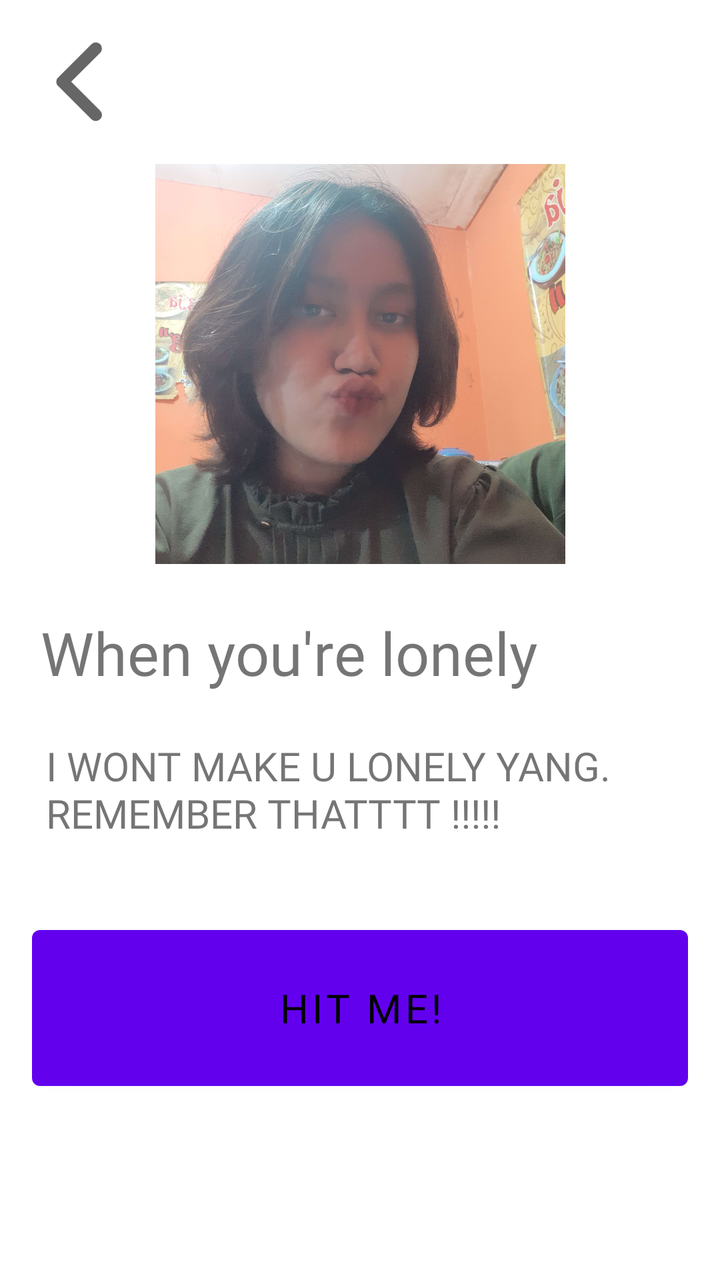
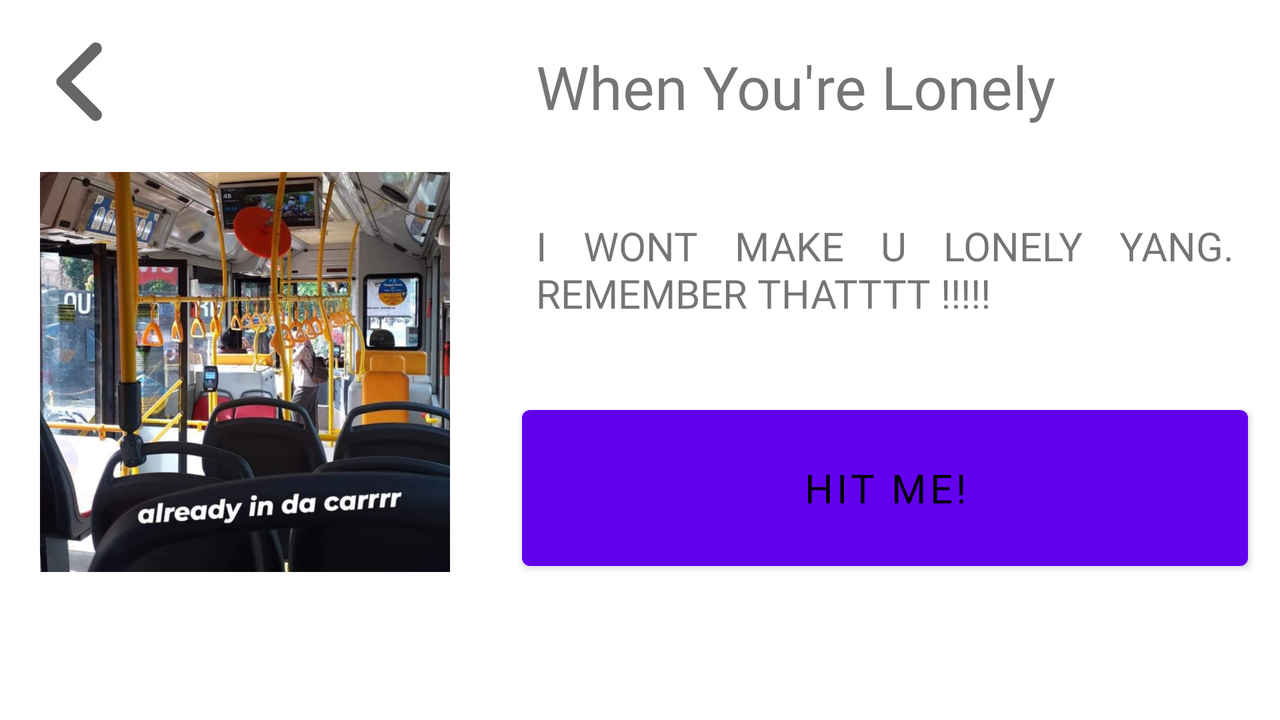

First picture: res/layout/ on a phone held upright. Second picture: the repository's own variant of that layout, on a device whose configuration matches the variant's folder. Source for both follows.
<!-- AndroidManifest.xml: application theme Theme.BirdDay -->
<!-- res/layout/activity_when_lonely.xml -->
<?xml version="1.0" encoding="utf-8"?>
<androidx.constraintlayout.widget.ConstraintLayout xmlns:android="http://schemas.android.com/apk/res/android"
    xmlns:app="http://schemas.android.com/apk/res-auto"
    xmlns:tools="http://schemas.android.com/tools"
    android:layout_width="match_parent"
    android:layout_height="match_parent"
    tools:context=".WhenLonely">

    <ImageView
        android:id="@+id/imageView3"
        android:layout_width="205dp"
        android:layout_height="200dp"
        android:layout_marginTop="16dp"
        android:scaleType="centerCrop"
        app:layout_constraintEnd_toEndOf="parent"
        app:layout_constraintStart_toStartOf="parent"
        app:layout_constraintTop_toBottomOf="@+id/imageView4"
        android:transitionName="when3"
        app:srcCompat="@drawable/ayang1" />

    <ImageButton
        android:id="@+id/imageView4"
        android:layout_width="50dp"
        android:layout_height="50dp"
        android:layout_marginStart="16dp"
        android:layout_marginTop="16dp"
        android:onClick="backToMain"
        android:backgroundTint="@color/transparent"
        app:layout_constraintStart_toStartOf="parent"
        app:layout_constraintTop_toTopOf="parent"
        app:srcCompat="@drawable/chevron_left" />

    <TextView
        android:id="@+id/textView"
        android:layout_width="wrap_content"
        android:layout_height="wrap_content"
        android:layout_marginStart="16dp"
        android:layout_marginTop="24dp"
        android:fontFamily="@font/raleway_extrabold"
        android:text="When you're lonely"
        android:textSize="30sp"
        app:layout_constraintEnd_toEndOf="parent"
        app:layout_constraintHorizontal_bias="0.045"
        app:layout_constraintStart_toStartOf="parent"
        app:layout_constraintTop_toBottomOf="@+id/imageView3" />

    <LinearLayout
        android:id="@+id/linearLayout"
        android:layout_width="match_parent"
        android:layout_height="0dp"
        android:orientation="vertical"
        app:layout_constraintBottom_toBottomOf="parent"
        app:layout_constraintTop_toBottomOf="@id/textView">

        <ScrollView
            android:layout_width="match_parent"
            android:layout_height="wrap_content"
            android:scrollbars="none"
            app:layout_constraintEnd_toEndOf="parent"
            app:layout_constraintStart_toStartOf="parent"
            app:layout_constraintTop_toBottomOf="@id/linearLayout">

            <LinearLayout
                android:layout_width="match_parent"
                android:layout_height="match_parent"
                android:orientation="vertical">

                <TextView
                    android:layout_width="match_parent"
                    android:layout_height="match_parent"
                    android:fontFamily="@font/raleway_extrabold"
                    android:padding="23dp"
                    android:text="I WONT MAKE U LONELY YANG. REMEMBER THATTTT !!!!!"
                    android:textSize="20sp">

                </TextView>

                <Button
                    android:id="@+id/lonelyButton"
                    android:layout_width="match_parent"
                    android:layout_height="90dp"
                    android:layout_margin="16dp"
                    android:text="HIT ME!"
                    android:textColor="@color/black"
                    android:fontFamily="@font/raleway_extrabold"
                    android:textSize="20sp">
                </Button>


            </LinearLayout>

        </ScrollView>

    </LinearLayout>



</androidx.constraintlayout.widget.ConstraintLayout>
<!-- resources referenced by this layout -->
<resources>
  <color name="black">#FF000000</color>
  <color name="transparent">#00000000</color>
  <!-- drawable ayang1: jpg bitmap (drawable, 405879 bytes) -->
  <!-- drawable chevron_left (drawable) -->
  <?xml version="1.0" encoding="utf-8"?>
  <vector xmlns:android="http://schemas.android.com/apk/res/android"
      android:width="80dp"
      android:height="80dp"
      android:viewportWidth="960"
      android:viewportHeight="960"
      android:tint="?attr/colorControlNormal">
      <path
          android:fillColor="@android:color/white"
          android:pathData="M536,703L337,504Q331,499 328.5,492.5Q326,486 326,478Q326,471 328.5,464.5Q331,458 337,453L537,253Q548,242 562.5,242Q577,242 589,253Q600,264 599.5,279.5Q599,295 588,306L415,478L589,652Q600,663 600,677.5Q600,692 589,703Q577,714 562,714Q547,714 536,703Z"/>
  </vector>
  <style name="Theme.BirdDay" parent="Base.Theme.BirdDay" />
  <style name="Base.Theme.BirdDay" parent="Theme.MaterialComponents.DayNight.NoActionBar">
          <item name="android:statusBarColor">#FF191414</item>
          
          
      </style>
</resources>
<!-- res/layout-land/activity_when_lonely.xml (the repository's variant of the layout above) -->
<!-- drawn on the phone turned sideways -->
<?xml version="1.0" encoding="utf-8"?>
<androidx.constraintlayout.widget.ConstraintLayout xmlns:android="http://schemas.android.com/apk/res/android"
    xmlns:app="http://schemas.android.com/apk/res-auto"
    xmlns:tools="http://schemas.android.com/tools"
    android:layout_width="match_parent"
    android:layout_height="match_parent"
    tools:context=".WhenLonely">

    <LinearLayout
        android:layout_width="match_parent"
        android:layout_height="match_parent"
        android:orientation="horizontal"
        app:layout_constraintBottom_toBottomOf="parent"
        app:layout_constraintStart_toStartOf="parent"
        app:layout_constraintTop_toTopOf="parent">


        <LinearLayout
            android:layout_width="wrap_content"
            android:layout_height="match_parent"
            android:orientation="vertical">

            <ImageButton
                android:id="@+id/imageView4"
                android:layout_width="50dp"
                android:layout_height="50dp"
                android:layout_marginStart="16dp"
                android:layout_marginTop="16dp"
                android:onClick="backToMain"
                android:backgroundTint="@color/transparent"
                app:layout_constraintStart_toStartOf="parent"
                app:layout_constraintTop_toTopOf="parent"
                app:srcCompat="@drawable/chevron_left" />

            <ImageView
                android:id="@+id/imageView3"
                android:layout_width="205dp"
                android:layout_height="200dp"
                android:layout_margin="20dp"
                android:scaleType="centerCrop"
                app:layout_constraintEnd_toEndOf="parent"
                app:layout_constraintStart_toStartOf="parent"
                app:layout_constraintTop_toBottomOf="@+id/imageView4"
                android:transitionName="when3"
                app:srcCompat="@drawable/when_lonely" />

        </LinearLayout>

        <LinearLayout
            android:layout_width="match_parent"
            android:layout_height="wrap_content"
            android:orientation="vertical">

            <TextView
                android:id="@+id/textView"
                android:layout_width="match_parent"
                android:layout_height="wrap_content"
                android:padding="23dp"
                android:fontFamily="@font/raleway_extrabold"
                android:text="When You're Lonely"
                android:textSize="30sp"
                app:layout_constraintEnd_toEndOf="parent"
                app:layout_constraintHorizontal_bias="0.045"
                app:layout_constraintStart_toStartOf="parent"
                app:layout_constraintTop_toBottomOf="@+id/imageView3" />


            <ScrollView
                android:layout_width="match_parent"
                android:layout_height="match_parent"
                android:scrollbars="none"
                app:layout_constraintEnd_toEndOf="parent"
                app:layout_constraintStart_toStartOf="parent"
                app:layout_constraintTop_toBottomOf="@id/linearLayout">

                <LinearLayout
                    android:layout_width="match_parent"
                    android:layout_height="match_parent"
                    android:orientation="vertical">

                    <TextView
                        android:layout_width="match_parent"
                        android:layout_height="wrap_content"
                        android:fontFamily="@font/raleway_extrabold"
                        android:justificationMode="inter_word"
                        android:padding="23dp"
                        android:text="I WONT MAKE U LONELY YANG. REMEMBER THATTTT !!!!!"
                        android:textSize="20sp">

                    </TextView>

                    <Button
                        android:id="@+id/lonelyButton"
                        android:layout_width="match_parent"
                        android:layout_height="90dp"
                        android:layout_margin="16dp"
                        android:text="HIT ME!"
                        android:textColor="@color/black"
                        android:fontFamily="@font/raleway_extrabold"
                        android:textSize="20sp">
                    </Button>

                    <TextView
                        android:layout_width="match_parent"
                        android:layout_height="wrap_content"
                        android:fontFamily="@font/raleway_extrabold"
                        android:justificationMode="inter_word">

                    </TextView>

                </LinearLayout>

            </ScrollView>

        </LinearLayout>

    </LinearLayout>

</androidx.constraintlayout.widget.ConstraintLayout>
<!-- resources referenced by the variant -->
<!-- as the phone turned sideways resolves them -->
<resources>
  <color name="black">#FF000000</color>
  <color name="transparent">#00000000</color>
  <!-- drawable chevron_left (drawable) -->
  <?xml version="1.0" encoding="utf-8"?>
  <vector xmlns:android="http://schemas.android.com/apk/res/android"
      android:width="80dp"
      android:height="80dp"
      android:viewportWidth="960"
      android:viewportHeight="960"
      android:tint="?attr/colorControlNormal">
      <path
          android:fillColor="@android:color/white"
          android:pathData="M536,703L337,504Q331,499 328.5,492.5Q326,486 326,478Q326,471 328.5,464.5Q331,458 337,453L537,253Q548,242 562.5,242Q577,242 589,253Q600,264 599.5,279.5Q599,295 588,306L415,478L589,652Q600,663 600,677.5Q600,692 589,703Q577,714 562,714Q547,714 536,703Z"/>
  </vector>
  <!-- drawable when_lonely: jpg bitmap (drawable, 130535 bytes) -->
  <style name="Theme.BirdDay" parent="Base.Theme.BirdDay" />
  <style name="Base.Theme.BirdDay" parent="Theme.MaterialComponents.DayNight.NoActionBar">
          <item name="android:statusBarColor">#FF191414</item>
          
          
      </style>
</resources>
